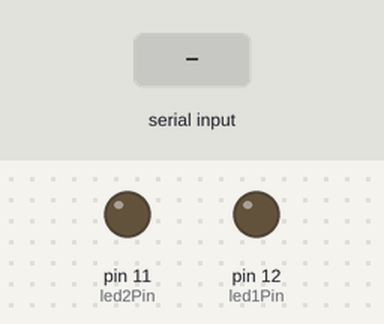
The sketch below on a simulated Arduino Uno, built with avr-gcc and run on an emulated ATmega328P. Shown: output pins drawn as LEDs (lit = HIGH). The test bench sets the inputs (shaded band).

Above: at 1.2 s.
1.3 s: "1\n" received over Serial
At 2.5 s:
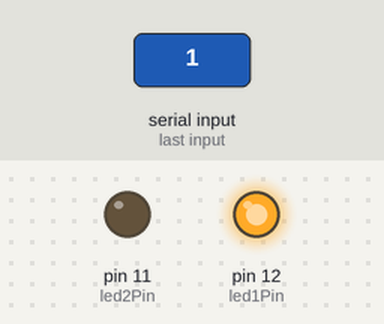
2.8 s: "2\n" received over Serial
At 3.1 s:
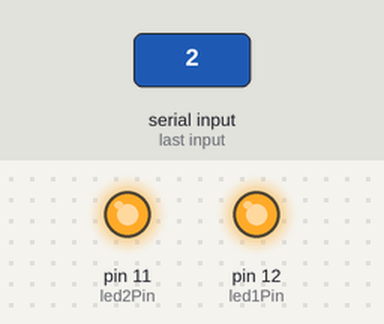
Timing chart, 0 to 5.8 s (numbered marks = the images above; inputs shaded):
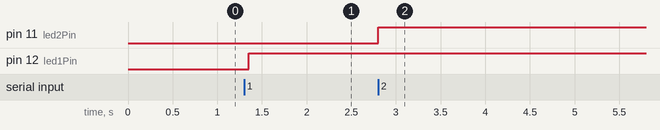

The sketch:

frizzz_arduino.ino
```cpp
boolean isExecuting = false;
int led1Pin = 12;
int led2Pin = 11;
int prevLED1Status = 0;
int newLED1Status = 0;
int prevLED2Status = 0;
int newLED2Status = 0;
int cmd = 0; //код выполняемой команды

void setup()
{
  Serial.begin(9600);
  pinMode(led1Pin,OUTPUT);
  pinMode(led2Pin,OUTPUT);
}

void loop()
{
  if (Serial.available() > 0)
    {
      if (isExecuting == false)
        {
          cmd = Serial.read() - '0';
          isExecuting = true;
        }

      if (cmd == 1) //управление 1 светодиодом
       {
         newLED1Status = (int) Serial.read();
         if (newLED1Status != prevLED1Status)
          {
            digitalWrite(led1Pin,newLED1Status);
            prevLED1Status = newLED1Status;
          }
       }

if (cmd == 2) //управление 2 светодиодом
       {
         newLED2Status = (int) Serial.read();
         if (newLED2Status != prevLED2Status)
          {
            digitalWrite(led2Pin,newLED2Status);
            prevLED2Status = newLED2Status;
          }
       }


    }
 else
   {
     delay(50);
     if (Serial.available() <= 0)
       isExecuting = false;
   }

}
```

Measured:
- after the input at 1.3 s, pin 12 (led1Pin): LOW → HIGH after 0.05 s
- after the input at 2.8 s, pin 11 (led2Pin): LOW → HIGH at once
